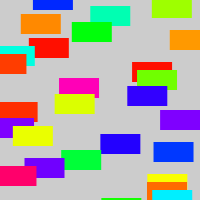
Frame 1 (no input)
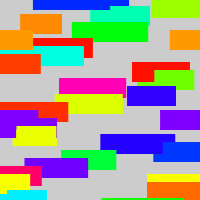
Frame 60 (the mouse pressed at the canvas centre just before this capture)
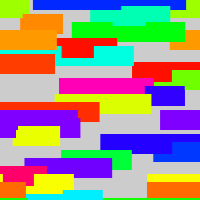
Frame 120 (the mouse held since frame 60 and released just before this capture)

The Processing sketch that drew these frames (run headless with seeded random() and noise(); from frame 60 on, the mouse is pressed at the canvas centre):

// Processing sketch: processing_40897
// ── processing_40897.pde

Bar[] bar = new Bar [50];

color shade;

void setup() {
  size(200, 200);
  colorMode(HSB, 100);
  
  for (int k=0; k < bar.length;k++) {  // initialize the object
    shade = color(int(random(100)),225,100);  // smear color
    bar[k] = new Bar(shade, random(height), k*8, random(1)); //random smears
  }
}

void draw() {
   for(int k=0; k < bar.length; k++){
  bar[k].move();  //place the functions so we can use the object
  bar[k].display();
}
}

class Bar { // 
  color c;
  float xplace;
  float yplace;
  float fast;

//define the constructor with arguments for color, x,y, and how fast it will go
  Bar (color c_, float xplace_, float yplace_, float fast_) {

    c = c_;
    xplace = xplace_;
    yplace = yplace_;
    fast = fast_;
  }
  void display () {
    noStroke();
    fill(c);
    rectMode(CENTER);
    rect(xplace, yplace, 40, 20);
  }
  void move() {
    xplace = xplace + fast;
    if (xplace > width ) {
      xplace = 0;
    }
  }
}

//adapted from CarsDemo which was adapted from D. Shiffman, Learning Processing, p. 155
